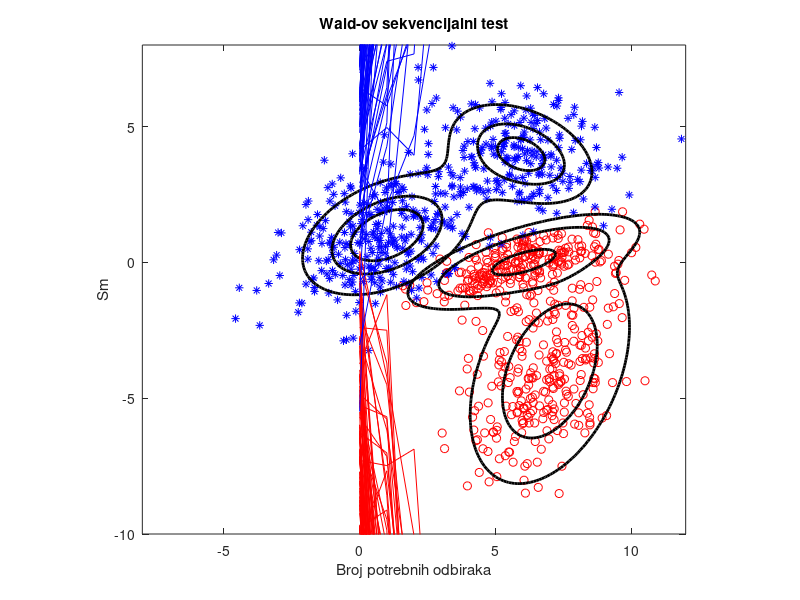
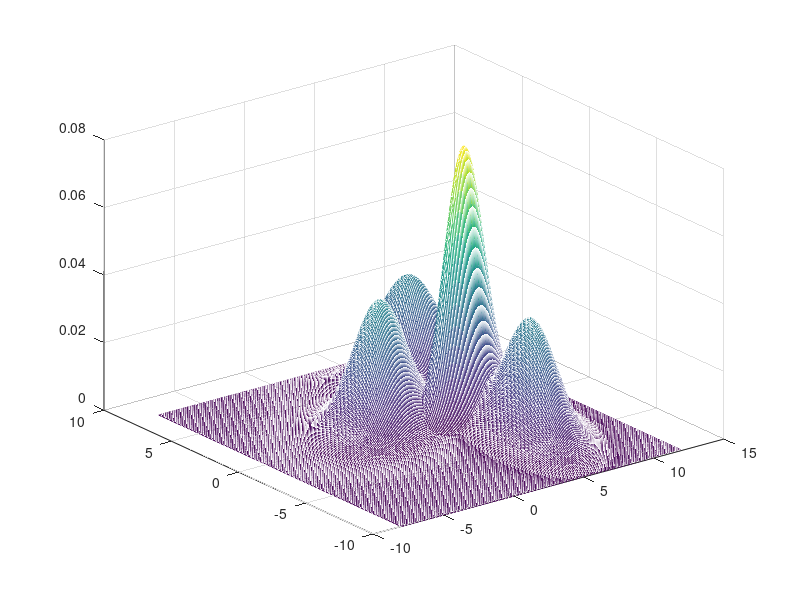
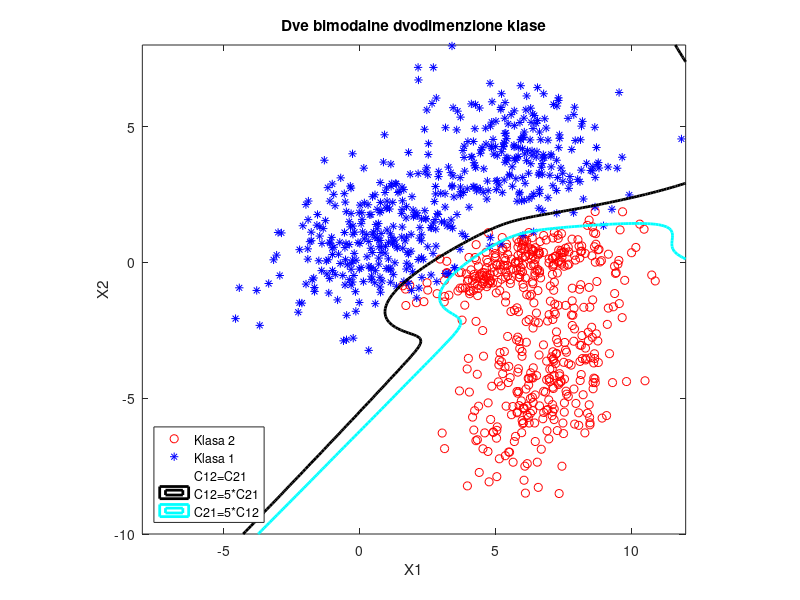
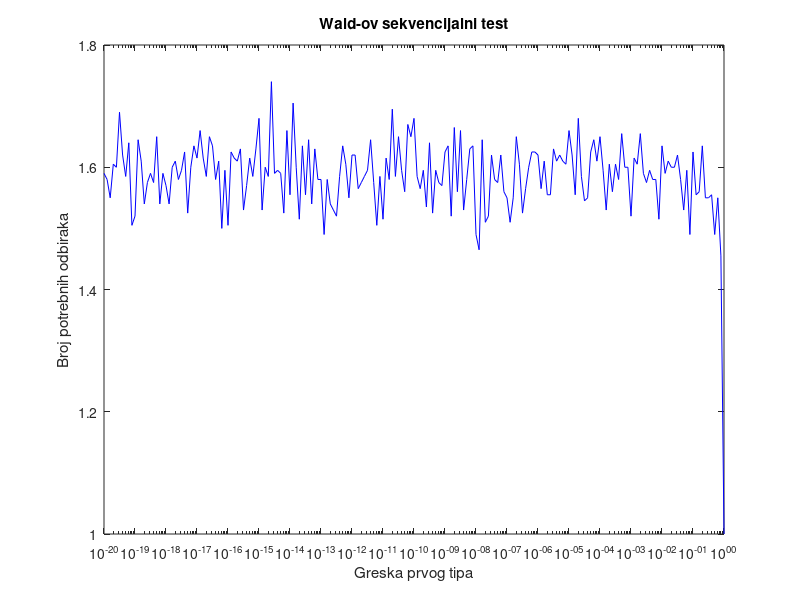

MATLAB code for these plots, in order:

%% Generisanje klasa i odbiraka i njihovo prikazivanje

clc; clear all; close all;

% Napraviti dve bimodalne Gausove raspodele po ugledu na primer 4.3

M11=[1;1]; S11=[4 1.1; 1.1 2];
M12=[6;4]; S12=[3 -0.8;-0.8 1.5];
M21=[7;-4]; S21=[2 1.1; 1.1 4];
M22=[6;0]; S22=[3 0.8;0.8 0.5]; 
P11=0.6; P12=0.4; P21=0.55; P22=0.45;
[Fi11,L11]=eig(S11); T11=Fi11*L11^0.5;
[Fi12,L12]=eig(S12); T12=Fi12*L12^0.5;
[Fi21,L21]=eig(S21); T21=Fi21*L21^0.5;
[Fi22,L22]=eig(S22); T22=Fi22*L22^0.5;

%Generisanje odbiraka prve klase transformacijom bojenja

N=500;
X1=zeros(2,N);
for i=1:N
    if rand(1)<P11
        X1(:,i)=T11*randn(2,1)+M11;  %dodamo srednju vrednost
    else
        X1(:,i)=T12*randn(2,1)+M12;  %dodamo srednju vrednost
    end
end

%Generisanje odbiraka druge klase transformacijom bojenja

N=500;
X2=zeros(2,N);
for i=1:N
    if rand(1)<P21
        X2(:,i)=T21*randn(2,1)+M21;  %dodamo srednju vrednost
    else
        X2(:,i)=T22*randn(2,1)+M22;  %dodamo srednju vrednost
    end
end
figure(1);
plot(X2(1,:),X2(2,:),'ro');
axis equal;
hold on;
plot(X1(1,:),X1(2,:),'b*');
hold on;
xlabel('X1');
ylabel('X2');
title('Dve bimodalne dvodimenzione klase');

%% Generisanje funkcija gustina verovatnoca za obe klase
x=-8:0.1:12;
y=-10:0.1:8;
f1=zeros(length(x),length(y));
f2=zeros(length(x),length(y));
for i=1:length(x)
    for j=1:length(y)
        X=[x(i);y(j)];
        f11=1/(2*pi)/det(S11)^0.5*exp(-0.5*(X-M11)'*S11^(-1)*(X-M11));
        f12=1/(2*pi)/det(S12)^0.5*exp(-0.5*(X-M12)'*S12^(-1)*(X-M12));
        f1(i,j)=P11*f11+P12*f12;
        f21=1/(2*pi)/det(S21)^0.5*exp(-0.5*(X-M21)'*S21^(-1)*(X-M21));
        f22=1/(2*pi)/det(S22)^0.5*exp(-0.5*(X-M22)'*S22^(-1)*(X-M22));
        f2(i,j)=P21*f21+P22*f22;
    end
end

figure(2);
mesh(x,y,f1');
hold on;
mesh(x,y,f2');

%% Prikazivanje d2 krivih sa konstantnom fgv

f1max=max(max(f1));
prag11=f1max*0.8;
prag12=f1max*0.6;
prag13=f1max*0.3;
f2max=max(max(f2));
prag21=f2max*0.8;
prag22=f2max*0.2;
prag23=f2max*0.05;
figure(1);
contour(x,y,f1',[prag11 prag11],'k','LineWidth',2); hold on;
contour(x,y,f1',[prag12 prag12],'k','LineWidth',2)
contour(x,y,f1',[prag13 prag13],'k','LineWidth',2)
contour(x,y,f2',[prag21 prag21],'k','LineWidth',2)  
contour(x,y,f2',[prag22 prag22],'k','LineWidth',2)
contour(x,y,f2',[prag23 prag23],'k','LineWidth',2)

%% Bajesov test minimalne greske

%  p1f1><p2f2
%  l=f1/f2>< p2/p1
%  h=-lnl=lnf2-lnf1=ln(f2/f1)><ln(p1/p2)
%  p1=p2=1/2 sledi h><0

x=-8:0.1:12;
y=-10:0.1:8;
h=zeros(length(x),length(y));
for i=1:length(x)
    for j=1:length(y)
        X=[x(i);y(j)];
        h(i,j)=log(f2(i,j))-log(f1(i,j));
    end
end
%Koje su tacke na h gde ce h biti vece od nule ili manje od nule
figure(3);
plot(X2(1,:),X2(2,:),'ro');
axis equal;
hold all;
plot(X1(1,:),X1(2,:),'b*');
contour(x,y,h',[0 0],'LineWidth',2);
legend('Klasa 2','Klasa 1','Klasifikator','Location','SouthWest');
xlabel('X1');
ylabel('X2');
title('Dve bimodalne dvodimenzione klase');
hold off;


%Nalazenje greske prvog i drugog reda
Eps11=0;
Eps21=0;
for i=1:length(x)
    for j=1:length(y)
        if h(i,j)<0   %P1=P2=1/2 
            Eps21=Eps21+f2(i,j)*0.1*0.1;   
        else
            Eps11=Eps11+f1(i,j)*0.1*0.1;
        end
    end
end

%% Bajesov test minimalne cene

%  f1/f2 >< (C12-C22)/(C21-C11)*P2/P1
%  h=ln(f2/f1) >< ln(p1(C21-C11)/p2(C12-C22))
%  p1 = p2 = 1/2 sledi h>< ln(C21-C11)/(C22-C12)
%  C11=C22=0;
%  a) C21=C12
%  b) C21=25C12
%  c) C12=25C21


x=-8:0.1:12;
y=-10:0.1:8;
h=zeros(length(x),length(y));
for i=1:length(x)
    for j=1:length(y)
        X=[x(i);y(j)];
        h(i,j)=log(f2(i,j))-log(f1(i,j));
    end
end

%  a) resenje   C12=C21

P1=0.5; P2=0.5;
C11=0; C22=0;
C21=5; C12=5;   %C12=C21
Temp=real(log((C21-C11)/(C22-C12)*P1/P2));

figure(3);
plot(X2(1,:),X2(2,:),'ro');
axis equal;
hold all;
plot(X1(1,:),X1(2,:),'b*');
contour(x,y,h',[Temp Temp],'o','LineWidth',2);
xlabel('X1');
ylabel('X2');
title('Dve bimodalne dvodimenzione klase');
hold on;

%Nalazenje greske prvog i drugog reda

Eps12=0;
Eps22=0;
for i=1:length(x)
    for j=1:length(y)
        if h(i,j)<Temp   %P1=P2=1/2 
            Eps22=Eps22+f2(i,j)*0.1*0.1;   
        else
            Eps12=Eps12+f1(i,j)*0.1*0.1;
        end
    end
end

%  B) resenje   C12=25*C21

P1=0.5; P2=0.5;
C11=0; C22=0;
C21=5; C12=25;   %C12=25*C21
Temp=real(log((C21-C11)/(C22-C12)*P1/P2));

figure(3);
contour(x,y,h',[Temp Temp],'k','LineWidth',2);
hold on;

%Nalazenje greske prvog i drugog reda

Eps13=0;
Eps23=0;
for i=1:length(x)
    for j=1:length(y)
        if h(i,j)<Temp   %P1=P2=1/2 
            Eps23=Eps23+f2(i,j)*0.1*0.1;   
        else
            Eps13=Eps13+f1(i,j)*0.1*0.1;
        end
    end
end

%  c) resenje   25*C12=C21

P1=0.5; P2=0.5;
C11=0; C22=0;
C21=25; C12=5;   %25*C12=C21
Temp=real(log((C21-C11)/(C22-C12)*P1/P2));

figure(3);
contour(x,y,h',[Temp Temp],'c','LineWidth',2);
legend('Klasa 2','Klasa 1','C12=C21','C12=5*C21','C21=5*C12','Location','SouthWest');
hold off;

%Nalazenje greske prvog i drugog reda

Eps14=0;
Eps24=0;
for i=1:length(x)
    for j=1:length(y)
        if h(i,j)<Temp   %P1=P2=1/2 
            Eps24=Eps24+f2(i,j)*0.1*0.1;   
        else
            Eps14=Eps14+f1(i,j)*0.1*0.1;
        end
    end
end

%% Wald-ov test

clc; clear all; close all;

M11=[1;1]; S11=[4 1.1; 1.1 2];
M12=[6;4]; S12=[3 -0.8;-0.8 1.5];
M21=[7;-4]; S21=[2 1.1; 1.1 4];
M22=[6;0]; S22=[3 0.8;0.8 0.5]; 
P11=0.6; P12=0.4; P21=0.55; P22=0.45;
[Fi11,L11]=eig(S11); T11=Fi11*L11^0.5;
[Fi12,L12]=eig(S12); T12=Fi12*L12^0.5;
[Fi21,L21]=eig(S21); T21=Fi21*L21^0.5;
[Fi22,L22]=eig(S22); T22=Fi22*L22^0.5;
    
e1=10^-8;
e2=10^-8;
A=(1-e1)/e2;
B=e1/(1-e2);
a=-log(A);
b=-log(B);
   
for k=1:200
        odluka=false;
        Smm=0;
        Sm=0;
        i=1;
        while(odluka==false)
            if rand(1)<0.6
               x1=T11*randn(2,1)+M11;  %dodamo srednju vrednost
            else
               x1=T12*randn(2,1)+M12;  %dodamo srednju vrednost
            end
            X=[x1(1,1);x1(2,1)];
            f11=1/(2*pi)/det(S11)^0.5*exp(-0.5*(X-M11)'*S11^(-1)*(X-M11));
            f12=1/(2*pi)/det(S12)^0.5*exp(-0.5*(X-M12)'*S12^(-1)*(X-M12));
            f1=0.6*f11+0.4*f12;
            f21=1/(2*pi)/det(S21)^0.5*exp(-0.5*(X-M21)'*S21^(-1)*(X-M21));
            f22=1/(2*pi)/det(S22)^0.5*exp(-0.5*(X-M22)'*S22^(-1)*(X-M22));
            f2=0.55*f21+0.45*f22;
            Smm=Smm-log(f1/f2);
            Sm(i)=Smm;
            i=i+1;
            if (Smm<a || Smm>b)
                odluka=true;
            end
        end
        figure(1);
        plot(0:length(Sm)-1,Sm,'r'); hold on;
        title('Wald-ov sekvencijalni test');
        xlabel('Broj potrebnih odbiraka');
        ylabel('Sm');
end
    
for k=1:100
        odluka=false;
        Smm=0;
        Sm=0;
        i=1;
        while(odluka==false)
            if rand(1)<0.55
               x1=T21*randn(2,1)+M21;  %dodamo srednju vrednost
            else
               x1=T22*randn(2,1)+M22;  %dodamo srednju vrednost
            end
            X=[x1(1,1);x1(2,1)];
            f11=1/(2*pi)/det(S11)^0.5*exp(-0.5*(X-M11)'*S11^(-1)*(X-M11));
            f12=1/(2*pi)/det(S12)^0.5*exp(-0.5*(X-M12)'*S12^(-1)*(X-M12));
            f1=0.6*f11+0.4*f12;
            f21=1/(2*pi)/det(S21)^0.5*exp(-0.5*(X-M21)'*S21^(-1)*(X-M21));
            f22=1/(2*pi)/det(S22)^0.5*exp(-0.5*(X-M22)'*S22^(-1)*(X-M22));
            f2=0.55*f21+0.45*f22;
            Smm=Smm-log(f1/f2);
            Sm(i)=Smm;
            i=i+1;
            if (Smm<a || Smm>b)
                odluka=true;
            end
        end
        figure(1);
        plot(0:length(Sm)-1,Sm,'b'); hold on;
end

%%   Zavisnosti od gresaka

eks=-20:0.1:0;
e1niz=10.^eks;
e2niz=10.^eks;    
e2=10^-5;

%Zavisnost od e1

z=1;
brodb=zeros(1,length(e1niz));
for e1=e1niz
    
   A=(1-e1)/e2;
   B=e1/(1-e2);
   a=-log(A);
   b=-log(B);


   brodbiter=zeros(1,200);
   m=1;
   for k=1:200
   odluka=false;
   Smm=0;
   Sm=0;
   i=1;
   while(odluka==false)
       if rand(1)<0.6
          x1=T11*randn(2,1)+M11;  %dodamo srednju vrednost
       else
          x1=T12*randn(2,1)+M12;  %dodamo srednju vrednost
       end
       X=[x1(1,1);x1(2,1)];
       f11=1/(2*pi)/det(S11)^0.5*exp(-0.5*(X-M11)'*S11^(-1)*(X-M11));
       f12=1/(2*pi)/det(S12)^0.5*exp(-0.5*(X-M12)'*S12^(-1)*(X-M12));
       f1=0.6*f11+0.4*f12;
       f21=1/(2*pi)/det(S21)^0.5*exp(-0.5*(X-M21)'*S21^(-1)*(X-M21));
       f22=1/(2*pi)/det(S22)^0.5*exp(-0.5*(X-M22)'*S22^(-1)*(X-M22));
       f2=0.55*f21+0.45*f22;
       Smm=Smm-log(f1/f2);
       Sm(i)=Smm;
       i=i+1;
       if (Smm<a || Smm>b)
           odluka=true;
       end
   end
   brodbiter(m)=length(Sm);
   m=m+1;
   end
   brodb(z)=mean(brodbiter);
   z=z+1;
end
figure(5);
semilogx(e1niz,brodb,'b');
title('Wald-ov sekvencijalni test');
xlabel('Greska prvog tipa');
ylabel('Broj potrebnih odbiraka');

%Za gresku epsilon 2

z=1;
brodb=zeros(1,length(e2niz));
e1=10^-5;
for e2=e2niz
    
   A=(1-e1)/e2;
   B=e1/(1-e2);
   a=-log(A);
   b=-log(B);


   brodbiter=zeros(1,200);
   m=1;
   for k=1:200
   odluka=false;
   Smm=0;
   Sm=0;
   i=1;
   while(odluka==false)
       if rand(1)<0.6
          x1=T11*randn(2,1)+M11;  %dodamo srednju vrednost
       else
          x1=T12*randn(2,1)+M12;  %dodamo srednju vrednost
       end
       X=[x1(1,1);x1(2,1)];
       f11=1/(2*pi)/det(S11)^0.5*exp(-0.5*(X-M11)'*S11^(-1)*(X-M11));
       f12=1/(2*pi)/det(S12)^0.5*exp(-0.5*(X-M12)'*S12^(-1)*(X-M12));
       f1=0.6*f11+0.4*f12;
       f21=1/(2*pi)/det(S21)^0.5*exp(-0.5*(X-M21)'*S21^(-1)*(X-M21));
       f22=1/(2*pi)/det(S22)^0.5*exp(-0.5*(X-M22)'*S22^(-1)*(X-M22));
       f2=0.55*f21+0.45*f22;
       Smm=Smm-log(f1/f2);
       Sm(i)=Smm;
       i=i+1;
       if (Smm<a || Smm>b)
           odluka=true;
       end
   end
   brodbiter(m)=length(Sm);
   m=m+1;
   end
   brodb(z)=mean(brodbiter);
   z=z+1;
end
figure(6);
semilogx(e2niz,brodb,'b');
title('Wald-ov sekvencijalni test');
xlabel('Greska drugog tipa');
ylabel('Broj potrebnih odbiraka');










